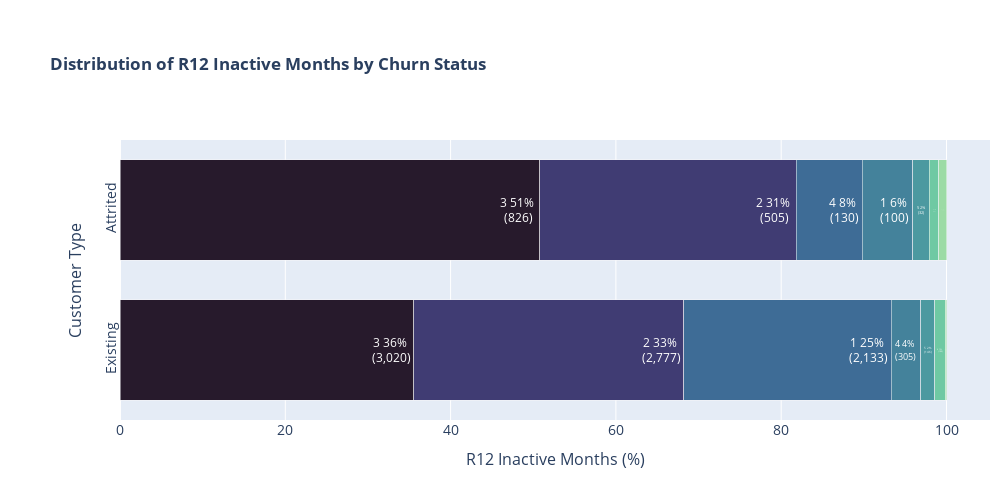

Notebook code cell kept with this figure:
### Markdown cell above
We see some more variability between the two customer groups in the number of inactive months. Existing customers tend to log in much more frequently compared to attrited customers.

### Code cell
plot_distr_cat('mo_inactive_r12', 'R12 Inactive Months')

### Figure 1 — Plotly figure (JSON) as saved in the notebook; plotly's stock layout.template omitted (floating-point values rounded to 4 significant figures)
{"data": [{"hovertext": ["3020", "2777", "2133", "305", "146", "105", "14"], "marker": {"color": ["rgb(39, 26, 44)", "rgb(64, 60, 115)", "rgb(62, 108, 150)", "rgb(68, 130, 155)", "rgb(76, 153, 160)", "rgb(111, 201, 163)", "rgb(156, 219, 165)"], "line": {"color": "rgb(248, 248, 249)", "width": 0.5}}, "name": "Existing", "orientation": "h", "showlegend": false, "text": ["3", "2", "1", "4", "5", "6", "0"], "textfont": {"color": "white", "size": 12}, "textposition": "inside", "texttemplate": "%{text} %{x:.0f}% <br>(%{hovertext:,d})", "type": "bar", "x": [35.53, 32.67, 25.09, 3.588, 1.718, 1.235, 0.1647], "y": ["Existing", "Existing", "Existing", "Existing", "Existing", "Existing", "Existing"]}, {"hovertext": ["826", "505", "130", "100", "32", "19", "15"], "marker": {"color": ["rgb(39, 26, 44)", "rgb(64, 60, 115)", "rgb(62, 108, 150)", "rgb(68, 130, 155)", "rgb(76, 153, 160)", "rgb(111, 201, 163)", "rgb(156, 219, 165)"], "line": {"color": "rgb(248, 248, 249)", "width": 0.5}}, "name": "Attrited", "orientation": "h", "showlegend": false, "text": ["3", "2", "4", "1", "5", "6", "0"], "textfont": {"color": "white", "size": 12}, "textposition": "inside", "texttemplate": "%{text} %{x:.0f}% <br>(%{hovertext:,d})", "type": "bar", "x": [50.77, 31.04, 7.99, 6.146, 1.967, 1.168, 0.9219], "y": ["Attrited", "Attrited", "Attrited", "Attrited", "Attrited", "Attrited", "Attrited"]}], "layout": {"bargap": 0.2, "bargroupgap": 0.1, "barmode": "stack", "height": 500, "margin": {"b": 80, "l": 120, "r": 10, "t": 140}, "title": {"text": "<b>Distribution of R12 Inactive Months by Churn Status<b>"}, "width": 1000, "xaxis": {"tickangle": 0, "tickfont": {"size": 14}, "tickmode": "array", "ticktext": ["0%", "10%", "20%", "30%", "40%", "50%", "60%", "70%", "80%", "90%", "100%"], "title": {"font": {"size": 16}, "text": "R12 Inactive Months (%)"}}, "yaxis": {"tickangle": -90, "tickfont": {"size": 14}, "title": {"font": {"size": 16}, "text": "Customer Type"}}}}
